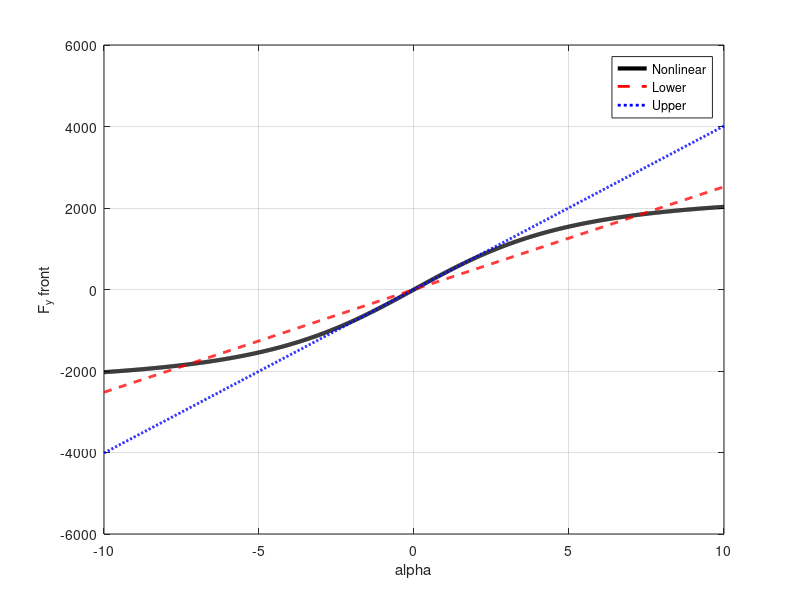
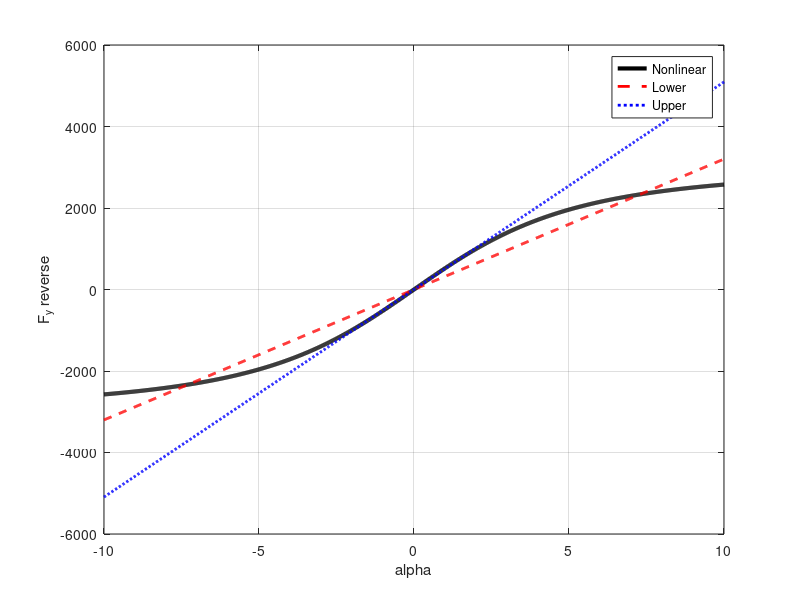

The MATLAB source for these figures, in order:
B_sep = 6000*0.0018;
C_sep = 0.4*2.27;
N = 1000;
alpha = linspace(-pi/18,pi/18,N);

beta = 0.4;
% From http://www.thecartech.com/subjects/auto_eng/Center_of_Gravity.htm
b = 1.52;
a = 0.92;
e = 1.112;

mu = 0.3;
g = 9.81;
m = 2050;

%Linearize eqn 8

Fyf = mu*(b-e*beta)*m*g/(a+b)*sqrt(1-beta^2)*sin(C_sep*atan(B_sep*alpha));
Fyr = mu*(a+e*beta)*m*g/(a+b)*sqrt(1-beta^2)*sin(C_sep*atan(B_sep*alpha));
n = 100;
Lf = polyfit(alpha,Fyf,1);
Uf = polyfit(alpha(N/2-n:N/2+n),Fyf(N/2-n:N/2+n),1);
CLf = Lf(1)*alpha+Lf(2);
CUf = Uf(1)*alpha+Uf(2);

Lr = polyfit(alpha,Fyr,1);
Ur = polyfit(alpha(N/2-n:N/2+n),Fyr(N/2-n:N/2+n),1);
CLr = Lr(1)*alpha+Lr(2);
CUr = Ur(1)*alpha+Ur(2);

figure(1),
plot(180/pi*alpha,Fyf,'k','LineWidth',3)
hold on
plot(180*alpha/pi,CLf,'r--','LineWidth',2)
hold on
plot(180*alpha/pi,CUf,'b:','LineWidth',2)
grid on
xlabel('alpha')
ylabel('F_y front')
legend('Nonlinear','Lower','Upper')

figure(2),
plot(180/pi*alpha,Fyr,'k','LineWidth',3)
hold on
plot(180*alpha/pi,CLr,'r--','LineWidth',2)
hold on
plot(180*alpha/pi,CUr,'b:','LineWidth',2)
grid on
xlabel('alpha')
ylabel('F_y reverse')
legend('Nonlinear','Lower','Upper')
grid on